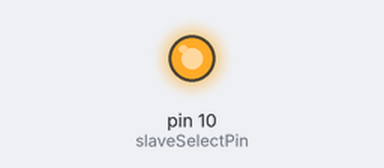
The sketch below on a simulated Arduino Mega 2560, built with avr-gcc and run on an emulated ATmega2560. On the bench: output pins drawn as LEDs (lit = HIGH). What the sketch prints to the serial monitor is not drawn.

Above: at 0.4 s.
Timing chart, 0 to 1.9 s (numbered marks = the images above):
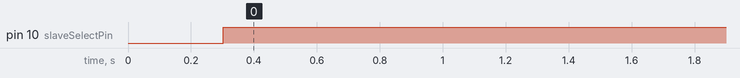

Measured:
- by itself, pin 10 (slaveSelectPin): LOW → HIGH at 0.30 s

The sketch:

Mirror_test_2.ino
```cpp
#include <SPI.h>

long unsigned prev_t    = 0;

const int slaveSelectPin = 10;
const int DNreadyPin = 35;
int TriggerPin = 34;

uint32_t generateSPFPR(float f) {
  float normalized;
  int16_t shift;
  int32_t sign, exponent, significand;

  if (f == 0.0){return 0;} //handle this special case
                          //check sign and begin normalization
  if (f < 0) { sign = 1; normalized = -f; }
  else { sign = 0; normalized = f; }
                          //get normalized form of f and track the exponent
  shift = 0;
  while (normalized >= 2.0) { normalized /= 2.0; shift++; }
  while (normalized < 1.0)  { normalized *= 2.0; shift--; }
  normalized = normalized - 1.0;
                          //calculate binary form (non-float) of significand
  significand = normalized*(0x800000 + 0.5f);
                          //get biased exponent
  exponent = shift + 0x7f; //shift + bias
                          //combine and return
  return (sign<<31) | (exponent<<23) | significand;
}

void mirrorTo(float pY, float pZ){
  // -1.0 -- 1.0 range
  //conditioning to make sure Y,Z are in range
  Serial.print("move command -->");Serial.print(pY);Serial.print(" ");Serial.println(pZ);
  Serial.print("output -->");Serial.print(generateSPFPR(pY));Serial.print(" ");Serial.println(generateSPFPR(pZ));

  sendWriteSPI(0x50025102,generateSPFPR(pY),generateSPFPR(pZ));
}

void sendWriteSPI(uint32_t registers, uint32_t valueX, uint32_t valueY){   // quick function to write 'standard' format commands to the mirror

  //while(digitalRead(DNreadyPin) == HIGH){}                         //wait for slave to be ready
  SPI.beginTransaction(SPISettings(4000000, MSBFIRST, SPI_MODE1));
  digitalWrite(slaveSelectPin,LOW);
                           SPI.transfer(0x00);SPI.transfer(0x01);       //write command
  for(int i=24;i>-8;i=i-8){SPI.transfer((registers >> i) & 0xFF);}      //registers
  for(int i=24;i>-8;i=i-8){SPI.transfer((valueX >> i) & 0xFF);}         //X command
  for(int i=24;i>-8;i=i-8){SPI.transfer((valueY >> i) & 0xFF);}         //Y command
  SPI.transfer(0x7e); //delimiter byte
  digitalWrite(slaveSelectPin,HIGH);
  SPI.endTransaction();

}
void setup() {
  Serial.begin(115200);
  pinMode(slaveSelectPin,OUTPUT);
  pinMode(DNreadyPin,INPUT);
  pinMode(TriggerPin,OUTPUT);
  delay(300);
}
float y = 0.0;
void loop() {
  if(millis() > prev_t + 100){
  prev_t = millis();
  y = y + 10.0;
  if(y > 1000){y=-1000.0;}
  mirrorTo(y/1000.0,0.0);
  }
}
```
